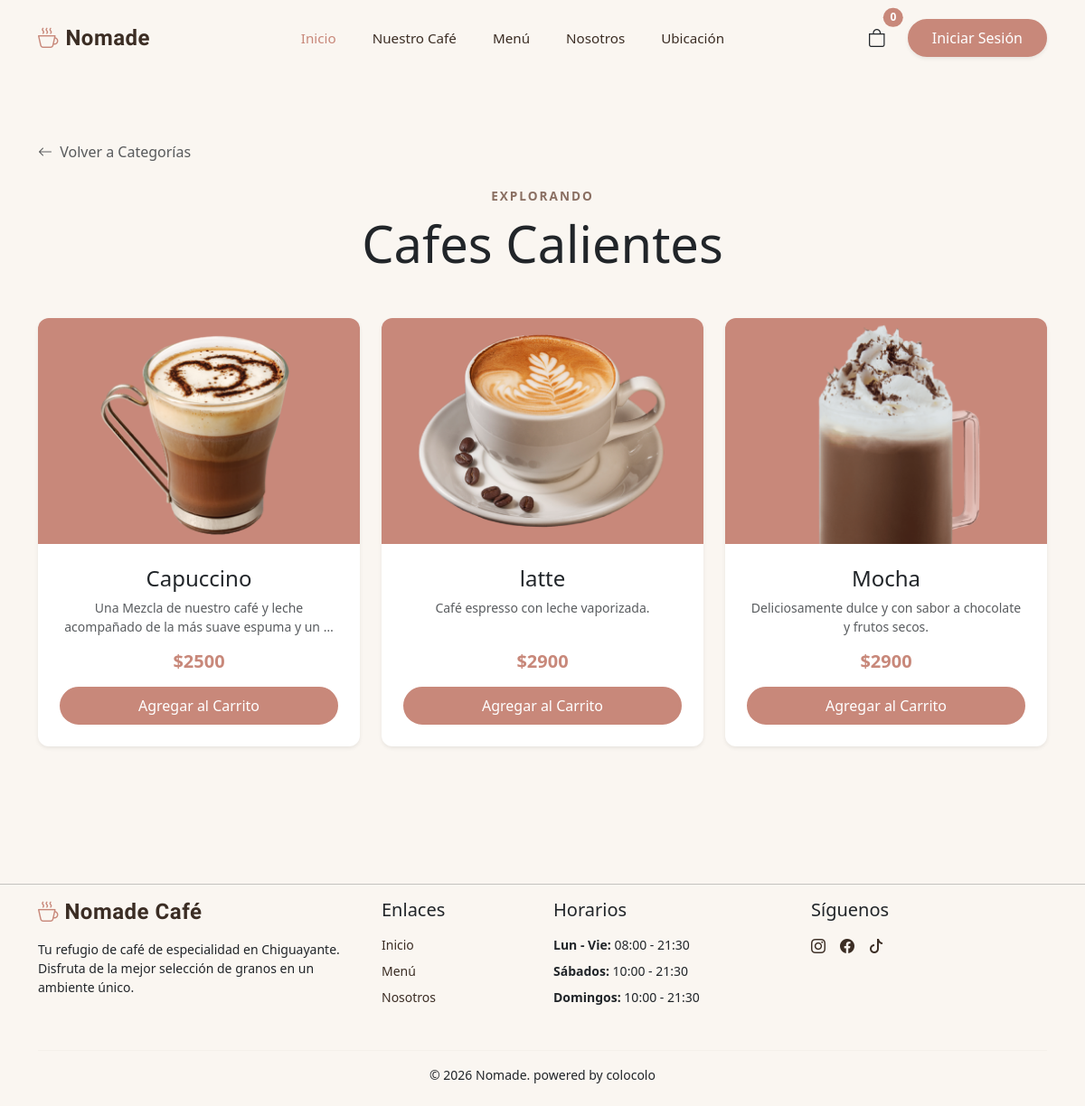
Before: /categoria/2/ with the older database file.
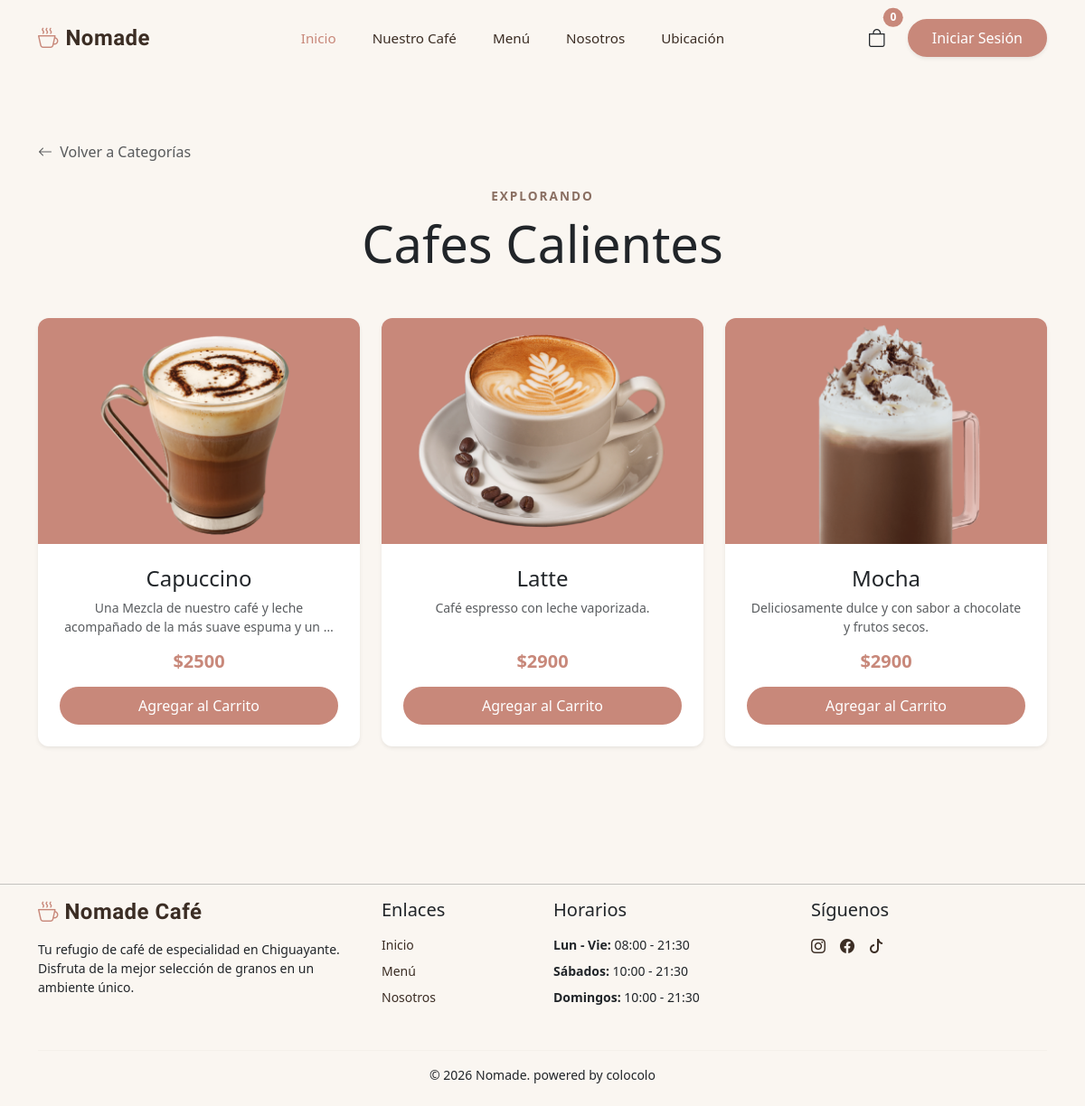
After: the same page with the newer database file.
### catalogo/models.py (models this page shows, shortened)
class Producto(models.Model):
    nombre = models.CharField(max_length=200)
    descripcion = models.TextField()
    precio = models.IntegerField()
    stock = models.IntegerField()
    image = models.ImageField(upload_to='productos/', null=True, blank=True)
    categoria = models.ForeignKey(Categoria, on_delete=models.CASCADE, related_name='productos')

### catalogo/views.py (the view)
# urls.py: path('categoria/<int:categoria_id>/', views.ordernar_categorias_view, name='filtro_categoria'),
def ordernar_categorias_view(request, categoria_id):
    categoria = Categoria.objects.get(id=categoria_id) # se busca la categoria.
    productos = Producto.objects.filter(categoria=categoria) # buscan los productos que pertenecen a esa categoria.
    contexto = {
        'categoria': categoria,
        'productos': productos
    }
    return render(request, 'catalogo/productos.html', contexto) # se muestran los productos filtrados.

### catalogo/context_processors.py (called while the page is built)
def cantidad_carrito(request):
    total = 0
    if 'carrito' in request.session: # si ya hay un carrito
        for key, value in request.session['carrito'].items():
            total += value['cantidad'] # suma la cantidad de cada prod guardado
    return {'cantidad_carrito' : total} #envia la cantidad al html

### catalogo/templates/catalogo/productos.html (shortened to what this page needs)
{% extends 'catalogo/base.html' %}
{% block content %}
<div class="container py-5 mt-4">
    <a href="{% url 'menu' %}" class="text-decoration-none text-muted mb-4 d-inline-block">
        <i class="bi bi-arrow-left me-1"></i> Volver a Categorías
    </a>
    <div class="text-center mb-5">
        <span class="text-uppercase fw-bold letter-spacing-1"
            style="color: var(--muted-foreground); letter-spacing: 2px; font-size: 0.85rem;">Explorando</span>
        <h2 class="display-4 mt-2 font-playfair">{{ categoria.nombre }}</h2>
    </div>
    <div class="row g-4">
        {% for producto in productos %}
        <div class="col-md-4">
            <div class="card product-card h-100 d-flex flex-column shadow-sm">
                {% if producto.image %}
                <img src="{{ producto.image.url }}" class="card-img-top" alt="{{ producto.nombre }}">
                {% else %}
                <img src="https://images.pexels.com/photos/312418/pexels-photo-312418.jpeg?auto=compress&cs=tinysrgb&w=800"
                    class="card-img-top" alt="">
                {% endif %}
                <div class="card-body p-4 text-center d-flex flex-column flex-grow-1">
                    <h4 class="card-title font-playfair mb-2">{{ producto.nombre }}</h4>
                    <p class="card-text text-muted small mb-3">{{ producto.descripcion|truncatewords:15 }}</p>
                    <div class="mt-auto">
                        <h5 class="fw-bold mb-3" style="color: var(--primary);">${{ producto.precio }}</h5>
                        <button class="btn btn-outline-dark rounded-pill w-100" type="button" data-bs-toggle="offcanvas"
                            data-bs-target="#offcanvasProducto{{producto.id}}"
                            aria-controls="offcanvasProducto{{producto.id}}">
                            Agregar al Carrito
                        </button>
                    </div>
                </div>
            </div>
        </div>
        {% empty %}
        <div class="col-12 text-center py-5">
            <i class="bi bi-cup text-muted fs-1 mb-3 d-block opacity-50"></i>
            <h4 class="font-playfair text-muted">Aún no hay productos en esta categoría.</h4>
            <p>¡Estamos preparando algo delicioso!</p>
        </div>
        {% endfor %}
    </div>
</div>
{% endblock content %}

Changed rows visible on the page:
changed Producto "Café espresso con leche vaporizada.": nombre "latte" → "Latte"
